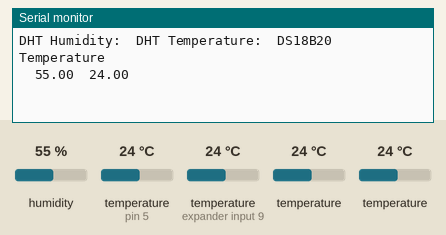
Bench run of a sketch on a simulated Arduino Uno, built with avr-gcc and run on an emulated ATmega328P. Shown: the last lines printed to the serial monitor. The test bench sets the inputs (shaded band); at power-on: humidity 55 %, temperature (sensors on pin 5, expander input 9) 24 °C, temperature 24 °C.

Above: at 3.6 s.
3.7 s: humidity set to 22 %
At 6.4 s:
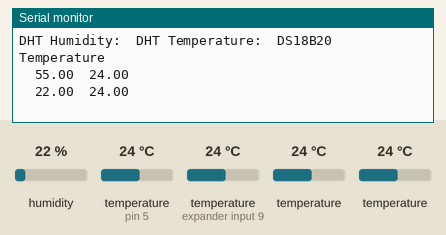
6.9 s: temperature (sensor on pin 5) set to 12 °C
At 8.8 s:
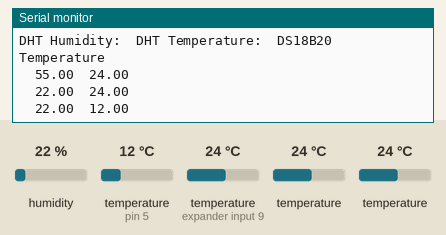
10.1 s: humidity set to 40 %
At 12.4 s:
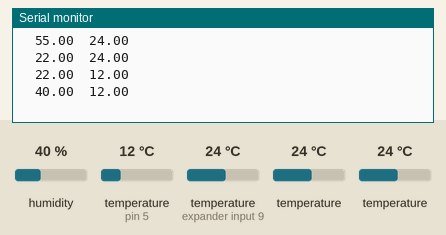
Timing chart, 0 to 13.9 s (numbered marks = the images above; inputs shaded):
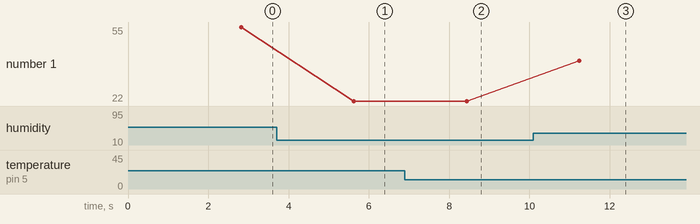

Measured:
- after the input at 3.7 s, the serial monitor: prints a new line after 1.9 s (image 1)
- after the input at 6.9 s, the serial monitor: prints a new line after 1.5 s (image 2)
- after the input at 10.1 s, the serial monitor: prints a new line after 1.1 s (image 3)
- plotted number 1: 55 → 22 after the input at 3.7 s, 22 → 40 after the input at 10.1 s

The sketch:

temp_dht.ino
```cpp
#include "DHT.h"
#define DHTPIN 5     // Digital pin connected to the DHT sensor
//#define DHTTYPE DHT11   // DHT 11
#define DHTTYPE DHT22   // DHT 22  (AM2302), AM2321
DHT dht(DHTPIN, DHTTYPE);

#include <OneWire.h>
#include <DallasTemperature.h>
// Data wire is plugged into port 2 on the Arduino
#define ONE_WIRE_BUS 5
// Setup a oneWire instance to communicate with any OneWire devices
OneWire oneWire(ONE_WIRE_BUS);
// Pass our oneWire reference to Dallas Temperature.
DallasTemperature sensors(&oneWire);

uint8_t sensor1[8] = { 0x28, 0x02, 0x07, 0x76, 0xE0, 0x01, 0x3C, 0x9E };

void setup() {
  // put your setup code here, to run once:
  sensors.begin();
   Serial.begin(9600);
   dht.begin();

   Serial.println(F("DHT Humidity:\tDHT Temperature:\tDS18B20 Temperature "));
}

void loop() {

   delay(2000);

  sensors.requestTemperatures();

    float sen1 = sensors.getTempCByIndex(1);
  float sen2 = sensors.getTempCByIndex(2);
  float sen3 = sensors.getTempCByIndex(3);
  float sen0 = sensors.getTempCByIndex(0);

  float h = dht.readHumidity();
  // Read temperature as Celsius (the default)
  float t = dht.readTemperature();
  // Read temperature as Fahrenheit (isFahrenheit = true)
  float f = dht.readTemperature(true);

  // Check if any reads failed and exit early (to try again).
  if (isnan(h) || isnan(t) || isnan(f)) {
    Serial.println(F("Failed to read from DHT sensor!"));
    return;
  }

  // Compute heat index in Fahrenheit (the default)
  float hif = dht.computeHeatIndex(f, h);
  // Compute heat index in Celsius (isFahreheit = false)
  float hic = dht.computeHeatIndex(t, h, false);

  Serial.print("\t");
  Serial.print(h);
  Serial.print("\t");
  Serial.println(t);
//  Serial.print("\t");
//  Serial.println(sen0);
}
```
